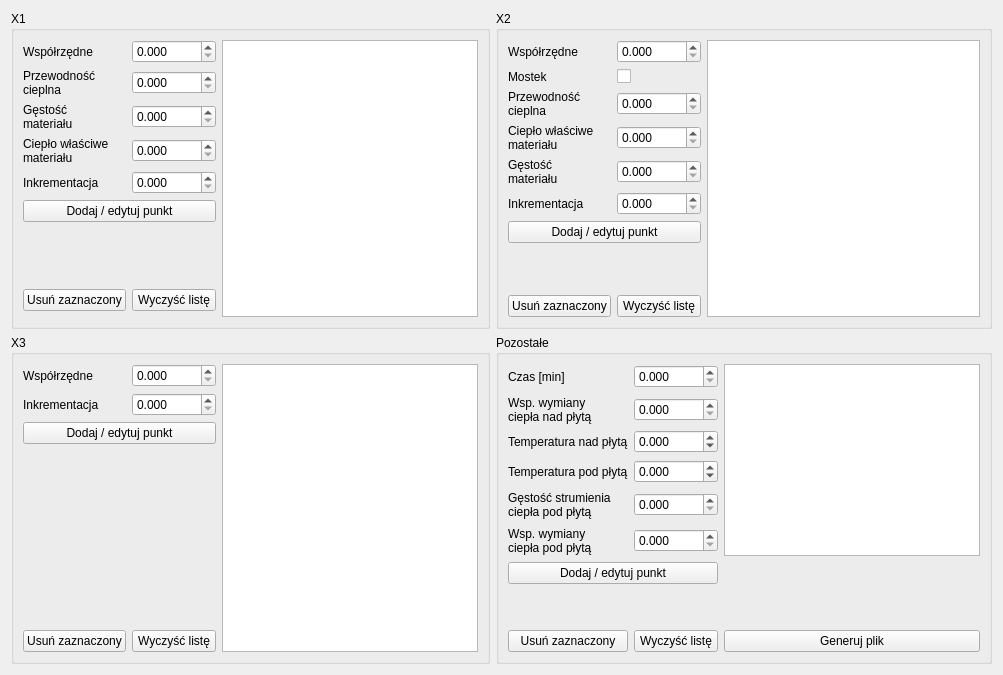
      <widget class="QWidget" name="tab_2">
       <attribute name="title">
        <string>Ustawienia węzłów</string>
       </attribute>
       <layout class="QGridLayout" name="gridLayout_8">
        <item row="0" column="1">
         <widget class="QGroupBox" name="groupBox">
          <property name="title">
           <string>X1</string>
          </property>
          <layout class="QGridLayout" name="gridLayout_7">
           <item row="0" column="0">
            <widget class="QLabel" name="label_125">
             <property name="text">
              <string>Współrzędne</string>
             </property>
            </widget>
           </item>
           <item row="2" column="0">
            <widget class="QLabel" name="label_127">
             <property name="text">
              <string>Gęstość
materiału</string>
             </property>
            </widget>
           </item>
           <item row="1" column="1">
            <widget class="QDoubleSpinBox" name="X1przewodnoscCieplna">
             <property name="decimals">
              <number>3</number>
             </property>
             <property name="maximum">
              <double>99999.000000000000000</double>
             </property>
            </widget>
           </item>
           <item row="2" column="1">
            <widget class="QDoubleSpinBox" name="X1gestosc">
             <property name="decimals">
              <number>3</number>
             </property>
             <property name="maximum">
              <double>99999.000000000000000</double>
             </property>
            </widget>
           </item>
           <item row="3" column="1">
            <widget class="QDoubleSpinBox" name="X1cieploWlasciwe">
             <property name="decimals">
              <number>3</number>
             </property>
             <property name="maximum">
              <double>99999.000000000000000</double>
             </property>
            </widget>
           </item>
           <item row="3" column="0">
            <widget class="QLabel" name="label_128">
             <property name="text">
              <string>Ciepło właściwe
materiału</string>
             </property>
            </widget>
           </item>
           <item row="4" column="0">
            <widget class="QLabel" name="label_129">
             <property name="text">
              <string>Inkrementacja</string>
             </property>
            </widget>
           </item>
           <item row="4" column="1">
            <widget class="QDoubleSpinBox" name="X1increment">
             <property name="decimals">
              <number>3</number>
             </property>
             <property name="maximum">
              <double>99999.000000000000000</double>
             </property>
            </widget>
           </item>
           <item row="0" column="2" rowspan="9">
            <widget class="QListWidget" name="X1List">
             <property name="sizePolicy">
              <sizepolicy hsizetype="MinimumExpanding" vsizetype="MinimumExpanding">
               <horstretch>0</horstretch>
               <verstretch>0</verstretch>
              </sizepolicy>
             </property>
            </widget>
           </item>
           <item row="5" column="0" colspan="2">
            <widget class="QPushButton" name="btnAddX1">
             <property name="sizePolicy">
              <sizepolicy hsizetype="Minimum" vsizetype="Fixed">
               <horstretch>0</horstretch>
               <verstretch>0</verstretch>
              </sizepolicy>
             </property>
             <property name="text">
              <string>Dodaj / edytuj punkt</string>
             </property>
            </widget>
           </item>
           <item row="6" column="0" colspan="2">
            <spacer name="verticalSpacer">
             <property name="orientation">
              <enum>Qt::Vertical</enum>
             </property>
             <property name="sizeHint" stdset="0">
              <size>
               <width>20</width>
               <height>40</height>
              </size>
             </property>
            </spacer>
           </item>
           <item row="1" column="0">
            <widget class="QLabel" name="label_126">
             <property name="text">
              <string>Przewodność
cieplna</string>
             </property>
            </widget>
           </item>
           <item row="0" column="1">
            <widget class="QDoubleSpinBox" name="X1wspolrzedne">
             <property name="decimals">
              <number>3</number>
             </property>
             <property name="maximum">
              <double>99999.000000000000000</double>
             </property>
            </widget>
           </item>
           <item row="7" column="0">
            <widget class="QPushButton" name="btnDeleteX1">
             <property name="sizePolicy">
              <sizepolicy hsizetype="Minimum" vsizetype="Fixed">
               <horstretch>0</horstretch>
               <verstretch>0</verstretch>
              </sizepolicy>
             </property>
             <property name="text">
              <string>Usuń zaznaczony</string>
             </property>
            </widget>
           </item>
           <item row="7" column="1">
            <widget class="QPushButton" name="btnClearListX1">
             <property name="sizePolicy">
              <sizepolicy hsizetype="Minimum" vsizetype="Fixed">
               <horstretch>0</horstretch>
               <verstretch>0</verstretch>
              </sizepolicy>
             </property>
             <property name="text">
              <string>Wyczyść listę</string>
             </property>
            </widget>
           </item>
          </layout>
         </widget>
        </item>
        <item row="0" column="2">
         <widget class="QGroupBox" name="groupBox_2">
          <property name="title">
           <string>X2</string>
          </property>
          <layout class="QGridLayout" name="gridLayout_4">
           <item row="0" column="0">
            <widget class="QLabel" name="label_130">
             <property name="text">
              <string>Współrzędne</string>
             </property>
            </widget>
           </item>
           <item row="0" column="1">
            <widget class="QDoubleSpinBox" name="X2wspolrzedne">
             <property name="decimals">
              <number>3</number>
             </property>
             <property name="maximum">
              <double>99999.000000000000000</double>
             </property>
            </widget>
           </item>
           <item row="1" column="0">
            <widget class="QLabel" name="label_131">
             <property name="text">
              <string>Mostek</string>
             </property>
            </widget>
           </item>
           <item row="1" column="1">
            <widget class="QCheckBox" name="X2mostek">
             <property name="text">
              <string/>
             </property>
            </widget>
           </item>
           <item row="2" column="0">
            <widget class="QLabel" name="label_132">
             <property name="text">
              <string>Przewodność
cieplna</string>
             </property>
            </widget>
           </item>
           <item row="2" column="1">
            <widget class="QDoubleSpinBox" name="X2przewodnoscCieplna">
             <property name="decimals">
              <number>3</number>
             </property>
             <property name="maximum">
              <double>99999.000000000000000</double>
             </property>
            </widget>
           </item>
           <item row="3" column="0">
            <widget class="QLabel" name="label_133">
             <property name="text">
              <string>Ciepło właściwe
materiału</string>
             </property>
            </widget>
           </item>
           <item row="3" column="1">
            <widget class="QDoubleSpinBox" name="X2cieploWlasciwe">
             <property name="decimals">
              <number>3</number>
             </property>
             <property name="maximum">
              <double>99999.000000000000000</double>
             </property>
            </widget>
           </item>
           <item row="4" column="0">
            <widget class="QLabel" name="label_134">
             <property name="text">
              <string>Gęstość
materiału</string>
             </property>
            </widget>
           </item>
           <item row="4" column="1">
            <widget class="QDoubleSpinBox" name="X2gestosc">
             <property name="decimals">
              <number>3</number>
             </property>
             <property name="maximum">
              <double>99999.000000000000000</double>
             </property>
            </widget>
           </item>
           <item row="6" column="0" colspan="2">
            <widget class="QPushButton" name="btnAddX2">
             <property name="text">
              <string>Dodaj / edytuj punkt</string>
             </property>
            </widget>
           </item>
           <item row="8" column="0">
            <widget class="QPushButton" name="btnDeleteX2">
             <property name="text">
              <string>Usuń zaznaczony</string>
             </property>
            </widget>
           </item>
           <item row="8" column="1">
            <widget class="QPushButton" name="btnClearListX2">
             <property name="text">
              <string>Wyczyść listę</string>
             </property>
            </widget>
           </item>
           <item row="7" column="0">
            <spacer name="verticalSpacer_2">
             <property name="orientation">
              <enum>Qt::Vertical</enum>
             </property>
             <property name="sizeHint" stdset="0">
              <size>
               <width>20</width>
               <height>40</height>
              </size>
             </property>
            </spacer>
           </item>
           <item row="5" column="0">
            <widget class="QLabel" name="label_135">
             <property name="text">
              <string>Inkrementacja</string>
             </property>
            </widget>
           </item>
           <item row="5" column="1">
            <widget class="QDoubleSpinBox" name="X2increment">
             <property name="decimals">
              <number>3</number>
             </property>
             <property name="maximum">
              <double>99999.000000000000000</double>
             </property>
            </widget>
           </item>
           <item row="0" column="2" rowspan="9">
            <widget class="QListWidget" name="X2List">
             <property name="sizePolicy">
              <sizepolicy hsizetype="MinimumExpanding" vsizetype="MinimumExpanding">
               <horstretch>0</horstretch>
               <verstretch>0</verstretch>
              </sizepolicy>
             </property>
            </widget>
           </item>
          </layout>
         </widget>
        </item>
        <item row="1" column="1">
         <widget class="QGroupBox" name="groupBox_3">
          <property name="title">
           <string>X3</string>
          </property>
          <layout class="QGridLayout" name="gridLayout_5">
           <item row="0" column="0">
            <widget class="QLabel" name="label_136">
             <property name="text">
              <string>Współrzędne</string>
             </property>
            </widget>
           </item>
           <item row="0" column="1">
            <widget class="QDoubleSpinBox" name="X3wspolrzedne">
             <property name="decimals">
              <number>3</number>
             </property>
             <property name="maximum">
              <double>99999.000000000000000</double>
             </property>
            </widget>
           </item>
           <item row="0" column="2" rowspan="5">
            <widget class="QListWidget" name="X3List">
             <property name="sizePolicy">
              <sizepolicy hsizetype="MinimumExpanding" vsizetype="MinimumExpanding">
               <horstretch>0</horstretch>
               <verstretch>0</verstretch>
              </sizepolicy>
             </property>
            </widget>
           </item>
           <item row="2" column="0" colspan="2">
            <widget class="QPushButton" name="btnAddX3">
             <property name="sizePolicy">
              <sizepolicy hsizetype="Minimum" vsizetype="Fixed">
               <horstretch>0</horstretch>
               <verstretch>0</verstretch>
              </sizepolicy>
             </property>
             <property name="text">
              <string>Dodaj / edytuj punkt</string>
             </property>
            </widget>
           </item>
           <item row="3" column="0">
            <spacer name="verticalSpacer_3">
             <property name="orientation">
              <enum>Qt::Vertical</enum>
             </property>
             <property name="sizeHint" stdset="0">
              <size>
               <width>20</width>
               <height>40</height>
              </size>
             </property>
            </spacer>
           </item>
           <item row="1" column="0">
            <widget class="QLabel" name="label_137">
             <property name="text">
              <string>Inkrementacja</string>
             </property>
            </widget>
           </item>
           <item row="1" column="1">
            <widget class="QDoubleSpinBox" name="X3increment">
             <property name="decimals">
              <number>3</number>
             </property>
             <property name="maximum">
              <double>99999.000000000000000</double>
             </property>
            </widget>
           </item>
           <item row="4" column="1">
            <widget class="QPushButton" name="btnClearListX3">
             <property name="sizePolicy">
              <sizepolicy hsizetype="Minimum" vsizetype="Fixed">
               <horstretch>0</horstretch>
               <verstretch>0</verstretch>
              </sizepolicy>
             </property>
             <property name="text">
              <string>Wyczyść listę</string>
             </property>
            </widget>
           </item>
           <item row="4" column="0">
            <widget class="QPushButton" name="btnDeleteX3">
             <property name="sizePolicy">
              <sizepolicy hsizetype="Minimum" vsizetype="Fixed">
               <horstretch>0</horstretch>
               <verstretch>0</verstretch>
              </sizepolicy>
             </property>
             <property name="text">
              <string>Usuń zaznaczony</string>
             </property>
            </widget>
           </item>
          </layout>
         </widget>
        </item>
        <item row="1" column="2">
         <widget class="QGroupBox" name="groupBox_4">
          <property name="title">
           <string>Pozostałe</string>
          </property>
          <layout class="QGridLayout" name="gridLayout_6">
           <item row="2" column="0">
            <widget class="QLabel" name="label_14">
             <property name="text">
              <string>Temperatura nad płytą</string>
             </property>
            </widget>
           </item>
           <item row="2" column="1">
            <widget class="QDoubleSpinBox" name="otherTempNad">
             <property name="decimals">
              <number>3</number>
             </property>
             <property name="minimum">
              <double>-273.149999999999977</double>
             </property>
             <property name="maximum">
              <double>99999.000000000000000</double>
             </property>
            </widget>
           </item>
           <item row="1" column="0">
            <widget class="QLabel" name="label_11">
             <property name="text">
              <string>Wsp. wymiany
ciepła nad płytą</string>
             </property>
            </widget>
           </item>
           <item row="1" column="1">
            <widget class="QDoubleSpinBox" name="otherWspWymCNad">
             <property name="decimals">
              <number>3</number>
             </property>
             <property name="maximum">
              <double>99999.000000000000000</double>
             </property>
            </widget>
           </item>
           <item row="4" column="0">
            <widget class="QLabel" name="label_12">
             <property name="text">
              <string>Gęstość strumienia
ciepła pod płytą</string>
             </property>
            </widget>
           </item>
           <item row="4" column="1">
            <widget class="QDoubleSpinBox" name="otherGestStrCPod">
             <property name="decimals">
              <number>3</number>
             </property>
             <property name="maximum">
              <double>99999.000000000000000</double>
             </property>
            </widget>
           </item>
           <item row="5" column="0">
            <widget class="QLabel" name="label_13">
             <property name="text">
              <string>Wsp. wymiany
ciepła pod płytą</string>
             </property>
            </widget>
           </item>
           <item row="5" column="1">
            <widget class="QDoubleSpinBox" name="otherWspWymCPod">
             <property name="decimals">
              <number>3</number>
             </property>
             <property name="maximum">
              <double>99999.000000000000000</double>
             </property>
            </widget>
           </item>
           <item row="3" column="0">
            <widget class="QLabel" name="label_15">
             <property name="text">
              <string>Temperatura pod płytą</string>
             </property>
            </widget>
           </item>
           <item row="3" column="1">
            <widget class="QDoubleSpinBox" name="otherTempPod">
             <property name="decimals">
              <number>3</number>
             </property>
             <property name="minimum">
              <double>-273.149999999999977</double>
             </property>
             <property name="maximum">
              <double>99999.000000000000000</double>
             </property>
            </widget>
           </item>
           <item row="9" column="0">
            <widget class="QPushButton" name="btnDeleteOther">
             <property name="sizePolicy">
              <sizepolicy hsizetype="Minimum" vsizetype="Fixed">
               <horstretch>0</horstretch>
               <verstretch>0</verstretch>
              </sizepolicy>
             </property>
             <property name="text">
              <string>Usuń zaznaczony</string>
             </property>
            </widget>
           </item>
           <item row="9" column="1">
            <widget class="QPushButton" name="btnClearListOther">
             <property name="sizePolicy">
              <sizepolicy hsizetype="Minimum" vsizetype="Fixed">
               <horstretch>0</horstretch>
               <verstretch>0</verstretch>
              </sizepolicy>
             </property>
             <property name="text">
              <string>Wyczyść listę</string>
             </property>
            </widget>
           </item>
           <item row="9" column="2">
            <widget class="QPushButton" name="btnGenerate">
             <property name="text">
              <string>Generuj plik</string>
             </property>
            </widget>
           </item>
           <item row="8" column="0">
            <spacer name="verticalSpacer_4">
             <property name="orientation">
              <enum>Qt::Vertical</enum>
             </property>
             <property name="sizeHint" stdset="0">
              <size>
               <width>20</width>
               <height>40</height>
              </size>
             </property>
            </spacer>
           </item>
           <item row="0" column="0">
            <widget class="QLabel" name="label_16">
             <property name="text">
              <string>Czas [min]</string>
             </property>
            </widget>
           </item>
           <item row="0" column="1">
            <widget class="QDoubleSpinBox" name="otherCzas">
             <property name="decimals">
              <number>3</number>
             </property>
             <property name="maximum">
              <double>99999.000000000000000</double>
             </property>
            </widget>
           </item>
           <item row="0" column="2" rowspan="6">
            <widget class="QListWidget" name="otherList">
             <property name="sizePolicy">
              <sizepolicy hsizetype="MinimumExpanding" vsizetype="MinimumExpanding">
               <horstretch>0</horstretch>
               <verstretch>0</verstretch>
              </sizepolicy>
             </property>
            </widget>
           </item>
           <item row="6" column="0" colspan="2">
            <widget class="QPushButton" name="btnAddOther">
             <property name="sizePolicy">
              <sizepolicy hsizetype="Minimum" vsizetype="Fixed">
               <horstretch>0</horstretch>
               <verstretch>0</verstretch>
              </sizepolicy>
             </property>
             <property name="text">
              <string>Dodaj / edytuj punkt</string>
             </property>
            </widget>
           </item>
          </layout>
         </widget>
        </item>
       </layout>
      </widget>
